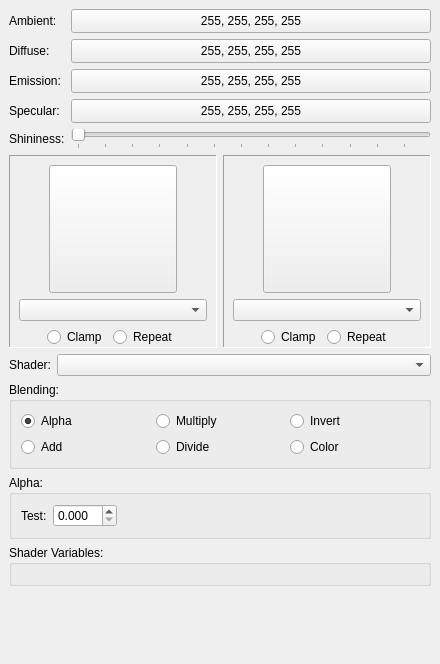
<?xml version="1.0" encoding="UTF-8"?>
<ui version="4.0">
 <class>MaterialInfo</class>
 <widget class="QWidget" name="MaterialInfo">
  <property name="geometry">
   <rect>
    <x>0</x>
    <y>0</y>
    <width>440</width>
    <height>664</height>
   </rect>
  </property>
  <property name="windowTitle">
   <string>Form</string>
  </property>
  <layout class="QVBoxLayout" name="verticalLayout">
   <property name="leftMargin">
    <number>0</number>
   </property>
   <property name="topMargin">
    <number>0</number>
   </property>
   <property name="rightMargin">
    <number>0</number>
   </property>
   <property name="bottomMargin">
    <number>0</number>
   </property>
   <item>
    <layout class="QHBoxLayout" name="layoutToolBar"/>
   </item>
   <item>
    <widget class="QScrollArea" name="scrollArea">
     <property name="frameShape">
      <enum>QFrame::NoFrame</enum>
     </property>
     <property name="widgetResizable">
      <bool>true</bool>
     </property>
     <widget class="QWidget" name="scrollAreaWidgetContents">
      <property name="geometry">
       <rect>
        <x>0</x>
        <y>0</y>
        <width>440</width>
        <height>652</height>
       </rect>
      </property>
      <layout class="QVBoxLayout" name="verticalLayout_4">
       <item>
        <widget class="QWidget" name="widget" native="true">
         <layout class="QGridLayout" name="gridLayout_5">
          <property name="leftMargin">
           <number>0</number>
          </property>
          <property name="topMargin">
           <number>0</number>
          </property>
          <property name="rightMargin">
           <number>0</number>
          </property>
          <property name="bottomMargin">
           <number>0</number>
          </property>
          <item row="4" column="0">
           <widget class="QLabel" name="label_3">
            <property name="text">
             <string>Emission:</string>
            </property>
           </widget>
          </item>
          <item row="6" column="1">
           <widget class="QPushButton" name="btnColorSpecular">
            <property name="minimumSize">
             <size>
              <width>0</width>
              <height>24</height>
             </size>
            </property>
            <property name="cursor">
             <cursorShape>PointingHandCursor</cursorShape>
            </property>
            <property name="text">
             <string>255, 255, 255, 255</string>
            </property>
           </widget>
          </item>
          <item row="6" column="0">
           <widget class="QLabel" name="label_4">
            <property name="text">
             <string>Specular:</string>
            </property>
           </widget>
          </item>
          <item row="0" column="0">
           <widget class="QLabel" name="label">
            <property name="text">
             <string>Ambient:</string>
            </property>
           </widget>
          </item>
          <item row="7" column="0">
           <widget class="QLabel" name="label_5">
            <property name="text">
             <string>Shininess:</string>
            </property>
           </widget>
          </item>
          <item row="2" column="0">
           <widget class="QLabel" name="label_2">
            <property name="text">
             <string>Diffuse:</string>
            </property>
           </widget>
          </item>
          <item row="4" column="1">
           <widget class="QPushButton" name="btnColorEmission">
            <property name="minimumSize">
             <size>
              <width>0</width>
              <height>24</height>
             </size>
            </property>
            <property name="cursor">
             <cursorShape>PointingHandCursor</cursorShape>
            </property>
            <property name="text">
             <string>255, 255, 255, 255</string>
            </property>
           </widget>
          </item>
          <item row="7" column="1">
           <widget class="QSlider" name="sldShininess">
            <property name="minimum">
             <number>1</number>
            </property>
            <property name="maximum">
             <number>128</number>
            </property>
            <property name="orientation">
             <enum>Qt::Horizontal</enum>
            </property>
            <property name="tickPosition">
             <enum>QSlider::TicksBelow</enum>
            </property>
           </widget>
          </item>
          <item row="2" column="1">
           <widget class="QPushButton" name="btnColorDiffuse">
            <property name="minimumSize">
             <size>
              <width>0</width>
              <height>24</height>
             </size>
            </property>
            <property name="cursor">
             <cursorShape>PointingHandCursor</cursorShape>
            </property>
            <property name="text">
             <string>255, 255, 255, 255</string>
            </property>
           </widget>
          </item>
          <item row="0" column="1">
           <widget class="QPushButton" name="btnColorAmbient">
            <property name="minimumSize">
             <size>
              <width>0</width>
              <height>24</height>
             </size>
            </property>
            <property name="cursor">
             <cursorShape>PointingHandCursor</cursorShape>
            </property>
            <property name="text">
             <string>255, 255, 255, 255</string>
            </property>
           </widget>
          </item>
         </layout>
        </widget>
       </item>
       <item>
        <widget class="QWidget" name="widgetTextures" native="true">
         <layout class="QHBoxLayout" name="horizontalLayout_5">
          <property name="leftMargin">
           <number>0</number>
          </property>
          <property name="topMargin">
           <number>0</number>
          </property>
          <property name="rightMargin">
           <number>0</number>
          </property>
          <property name="bottomMargin">
           <number>0</number>
          </property>
          <item>
           <spacer name="horizontalSpacer">
            <property name="orientation">
             <enum>Qt::Horizontal</enum>
            </property>
            <property name="sizeHint" stdset="0">
             <size>
              <width>0</width>
              <height>0</height>
             </size>
            </property>
           </spacer>
          </item>
          <item>
           <widget class="QFrame" name="frame_7">
            <property name="frameShape">
             <enum>QFrame::Panel</enum>
            </property>
            <property name="frameShadow">
             <enum>QFrame::Sunken</enum>
            </property>
            <layout class="QVBoxLayout" name="verticalLayout_3">
             <property name="leftMargin">
              <number>9</number>
             </property>
             <property name="topMargin">
              <number>9</number>
             </property>
             <property name="rightMargin">
              <number>9</number>
             </property>
             <property name="bottomMargin">
              <number>0</number>
             </property>
             <item>
              <widget class="QWidget" name="widget_2" native="true">
               <property name="sizePolicy">
                <sizepolicy hsizetype="Minimum" vsizetype="Minimum">
                 <horstretch>0</horstretch>
                 <verstretch>0</verstretch>
                </sizepolicy>
               </property>
               <property name="minimumSize">
                <size>
                 <width>128</width>
                 <height>128</height>
                </size>
               </property>
               <layout class="QGridLayout" name="gridLayout_3">
                <property name="leftMargin">
                 <number>0</number>
                </property>
                <property name="topMargin">
                 <number>0</number>
                </property>
                <property name="rightMargin">
                 <number>0</number>
                </property>
                <property name="bottomMargin">
                 <number>0</number>
                </property>
                <property name="spacing">
                 <number>0</number>
                </property>
                <item row="0" column="0">
                 <widget class="QPushButton" name="imgTexture1">
                  <property name="minimumSize">
                   <size>
                    <width>128</width>
                    <height>128</height>
                   </size>
                  </property>
                  <property name="maximumSize">
                   <size>
                    <width>128</width>
                    <height>128</height>
                   </size>
                  </property>
                  <property name="cursor">
                   <cursorShape>PointingHandCursor</cursorShape>
                  </property>
                  <property name="contextMenuPolicy">
                   <enum>Qt::CustomContextMenu</enum>
                  </property>
                  <property name="text">
                   <string/>
                  </property>
                  <property name="iconSize">
                   <size>
                    <width>128</width>
                    <height>128</height>
                   </size>
                  </property>
                  <property name="flat">
                   <bool>false</bool>
                  </property>
                 </widget>
                </item>
               </layout>
              </widget>
             </item>
             <item>
              <widget class="QComboBox" name="cmbTexture1"/>
             </item>
             <item>
              <widget class="QWidget" name="widget_4" native="true">
               <layout class="QHBoxLayout" name="horizontalLayout_3">
                <property name="leftMargin">
                 <number>0</number>
                </property>
                <property name="topMargin">
                 <number>0</number>
                </property>
                <property name="rightMargin">
                 <number>0</number>
                </property>
                <property name="bottomMargin">
                 <number>0</number>
                </property>
                <item>
                 <spacer name="horizontalSpacer_8">
                  <property name="orientation">
                   <enum>Qt::Horizontal</enum>
                  </property>
                  <property name="sizeHint" stdset="0">
                   <size>
                    <width>40</width>
                    <height>20</height>
                   </size>
                  </property>
                 </spacer>
                </item>
                <item>
                 <widget class="QRadioButton" name="rbClamp1">
                  <property name="text">
                   <string>Clamp</string>
                  </property>
                 </widget>
                </item>
                <item>
                 <widget class="QRadioButton" name="rbRepeat1">
                  <property name="text">
                   <string>Repeat</string>
                  </property>
                 </widget>
                </item>
                <item>
                 <spacer name="horizontalSpacer_9">
                  <property name="orientation">
                   <enum>Qt::Horizontal</enum>
                  </property>
                  <property name="sizeHint" stdset="0">
                   <size>
                    <width>40</width>
                    <height>20</height>
                   </size>
                  </property>
                 </spacer>
                </item>
               </layout>
              </widget>
             </item>
            </layout>
           </widget>
          </item>
          <item>
           <widget class="QFrame" name="frame_6">
            <property name="frameShape">
             <enum>QFrame::Panel</enum>
            </property>
            <property name="frameShadow">
             <enum>QFrame::Sunken</enum>
            </property>
            <layout class="QVBoxLayout" name="verticalLayout_2">
             <property name="leftMargin">
              <number>9</number>
             </property>
             <property name="topMargin">
              <number>9</number>
             </property>
             <property name="rightMargin">
              <number>9</number>
             </property>
             <property name="bottomMargin">
              <number>0</number>
             </property>
             <item>
              <widget class="QWidget" name="widget_3" native="true">
               <property name="sizePolicy">
                <sizepolicy hsizetype="Minimum" vsizetype="Minimum">
                 <horstretch>0</horstretch>
                 <verstretch>0</verstretch>
                </sizepolicy>
               </property>
               <property name="minimumSize">
                <size>
                 <width>128</width>
                 <height>128</height>
                </size>
               </property>
               <layout class="QGridLayout" name="gridLayout_4">
                <property name="leftMargin">
                 <number>0</number>
                </property>
                <property name="topMargin">
                 <number>0</number>
                </property>
                <property name="rightMargin">
                 <number>0</number>
                </property>
                <property name="bottomMargin">
                 <number>0</number>
                </property>
                <property name="spacing">
                 <number>0</number>
                </property>
                <item row="1" column="0">
                 <widget class="QPushButton" name="imgTexture2">
                  <property name="minimumSize">
                   <size>
                    <width>128</width>
                    <height>128</height>
                   </size>
                  </property>
                  <property name="maximumSize">
                   <size>
                    <width>128</width>
                    <height>128</height>
                   </size>
                  </property>
                  <property name="cursor">
                   <cursorShape>PointingHandCursor</cursorShape>
                  </property>
                  <property name="contextMenuPolicy">
                   <enum>Qt::CustomContextMenu</enum>
                  </property>
                  <property name="text">
                   <string/>
                  </property>
                  <property name="iconSize">
                   <size>
                    <width>128</width>
                    <height>128</height>
                   </size>
                  </property>
                  <property name="flat">
                   <bool>false</bool>
                  </property>
                 </widget>
                </item>
               </layout>
              </widget>
             </item>
             <item>
              <widget class="QComboBox" name="cmbTexture2"/>
             </item>
             <item>
              <widget class="QWidget" name="widget_5" native="true">
               <layout class="QHBoxLayout" name="horizontalLayout_4">
                <property name="leftMargin">
                 <number>0</number>
                </property>
                <property name="topMargin">
                 <number>0</number>
                </property>
                <property name="rightMargin">
                 <number>0</number>
                </property>
                <property name="bottomMargin">
                 <number>0</number>
                </property>
                <item>
                 <spacer name="horizontalSpacer_10">
                  <property name="orientation">
                   <enum>Qt::Horizontal</enum>
                  </property>
                  <property name="sizeHint" stdset="0">
                   <size>
                    <width>40</width>
                    <height>20</height>
                   </size>
                  </property>
                 </spacer>
                </item>
                <item>
                 <widget class="QRadioButton" name="rbClamp2">
                  <property name="text">
                   <string>Clamp</string>
                  </property>
                 </widget>
                </item>
                <item>
                 <widget class="QRadioButton" name="rbRepeat2">
                  <property name="text">
                   <string>Repeat</string>
                  </property>
                 </widget>
                </item>
                <item>
                 <spacer name="horizontalSpacer_11">
                  <property name="orientation">
                   <enum>Qt::Horizontal</enum>
                  </property>
                  <property name="sizeHint" stdset="0">
                   <size>
                    <width>40</width>
                    <height>20</height>
                   </size>
                  </property>
                 </spacer>
                </item>
               </layout>
              </widget>
             </item>
            </layout>
           </widget>
          </item>
          <item>
           <spacer name="horizontalSpacer_2">
            <property name="orientation">
             <enum>Qt::Horizontal</enum>
            </property>
            <property name="sizeHint" stdset="0">
             <size>
              <width>0</width>
              <height>0</height>
             </size>
            </property>
           </spacer>
          </item>
         </layout>
        </widget>
       </item>
       <item>
        <widget class="QWidget" name="widgetShader" native="true">
         <layout class="QHBoxLayout" name="horizontalLayout_2">
          <property name="leftMargin">
           <number>0</number>
          </property>
          <property name="topMargin">
           <number>0</number>
          </property>
          <property name="rightMargin">
           <number>0</number>
          </property>
          <property name="bottomMargin">
           <number>0</number>
          </property>
          <item>
           <widget class="QLabel" name="label_7">
            <property name="sizePolicy">
             <sizepolicy hsizetype="Maximum" vsizetype="Preferred">
              <horstretch>0</horstretch>
              <verstretch>0</verstretch>
             </sizepolicy>
            </property>
            <property name="text">
             <string>Shader:</string>
            </property>
           </widget>
          </item>
          <item>
           <widget class="QComboBox" name="cmbShader"/>
          </item>
         </layout>
        </widget>
       </item>
       <item>
        <widget class="QGroupBox" name="groupBox">
         <property name="title">
          <string>Blending:</string>
         </property>
         <layout class="QGridLayout" name="gridLayout_2">
          <item row="1" column="3">
           <widget class="QRadioButton" name="rbColor">
            <property name="text">
             <string>Color</string>
            </property>
           </widget>
          </item>
          <item row="1" column="0">
           <widget class="QRadioButton" name="rbAdd">
            <property name="text">
             <string>Add</string>
            </property>
           </widget>
          </item>
          <item row="1" column="2">
           <widget class="QRadioButton" name="rbDivide">
            <property name="text">
             <string>Divide</string>
            </property>
           </widget>
          </item>
          <item row="0" column="3">
           <widget class="QRadioButton" name="rbInvert">
            <property name="text">
             <string>Invert</string>
            </property>
           </widget>
          </item>
          <item row="0" column="0">
           <widget class="QRadioButton" name="rbAlpha">
            <property name="text">
             <string>Alpha</string>
            </property>
            <property name="checked">
             <bool>true</bool>
            </property>
           </widget>
          </item>
          <item row="0" column="2">
           <widget class="QRadioButton" name="rbMultiply">
            <property name="text">
             <string>Multiply</string>
            </property>
           </widget>
          </item>
         </layout>
        </widget>
       </item>
       <item>
        <widget class="QGroupBox" name="groupBox_2">
         <property name="title">
          <string>Alpha:</string>
         </property>
         <layout class="QHBoxLayout" name="horizontalLayout">
          <property name="leftMargin">
           <number>9</number>
          </property>
          <property name="topMargin">
           <number>9</number>
          </property>
          <property name="rightMargin">
           <number>9</number>
          </property>
          <property name="bottomMargin">
           <number>9</number>
          </property>
          <item>
           <widget class="QLabel" name="label_6">
            <property name="text">
             <string>Test:</string>
            </property>
           </widget>
          </item>
          <item>
           <widget class="QDoubleSpinBox" name="txtAlphaTest">
            <property name="minimumSize">
             <size>
              <width>64</width>
              <height>0</height>
             </size>
            </property>
            <property name="decimals">
             <number>3</number>
            </property>
            <property name="maximum">
             <double>1.000000000000000</double>
            </property>
            <property name="singleStep">
             <double>0.001000000000000</double>
            </property>
           </widget>
          </item>
          <item>
           <spacer name="horizontalSpacer_5">
            <property name="orientation">
             <enum>Qt::Horizontal</enum>
            </property>
            <property name="sizeHint" stdset="0">
             <size>
              <width>0</width>
              <height>0</height>
             </size>
            </property>
           </spacer>
          </item>
         </layout>
        </widget>
       </item>
       <item>
        <widget class="QGroupBox" name="gbShaderVars">
         <property name="title">
          <string>Shader Variables:</string>
         </property>
         <layout class="QVBoxLayout" name="layoutShaderVars"/>
        </widget>
       </item>
       <item>
        <spacer name="verticalSpacer">
         <property name="orientation">
          <enum>Qt::Vertical</enum>
         </property>
         <property name="sizeHint" stdset="0">
          <size>
           <width>20</width>
           <height>40</height>
          </size>
         </property>
        </spacer>
       </item>
      </layout>
     </widget>
    </widget>
   </item>
  </layout>
  <action name="actNew">
   <property name="icon">
    <iconset resource="MagicGameEditor.qrc">
     <normaloff>:/MagicGameEditor/Images/new.png</normaloff>:/MagicGameEditor/Images/new.png</iconset>
   </property>
   <property name="text">
    <string>New</string>
   </property>
   <property name="toolTip">
    <string>New Material</string>
   </property>
  </action>
  <action name="actDelete">
   <property name="icon">
    <iconset resource="MagicGameEditor.qrc">
     <normaloff>:/MagicGameEditor/Images/delete.png</normaloff>:/MagicGameEditor/Images/delete.png</iconset>
   </property>
   <property name="text">
    <string>Delete</string>
   </property>
   <property name="toolTip">
    <string>Delete Material</string>
   </property>
  </action>
  <action name="actSave">
   <property name="enabled">
    <bool>false</bool>
   </property>
   <property name="icon">
    <iconset resource="MagicGameEditor.qrc">
     <normaloff>:/MagicGameEditor/Images/save.png</normaloff>:/MagicGameEditor/Images/save.png</iconset>
   </property>
   <property name="text">
    <string>Save</string>
   </property>
   <property name="toolTip">
    <string>Save Material</string>
   </property>
  </action>
 </widget>
 <tabstops>
  <tabstop>btnColorAmbient</tabstop>
  <tabstop>btnColorDiffuse</tabstop>
  <tabstop>btnColorEmission</tabstop>
  <tabstop>btnColorSpecular</tabstop>
  <tabstop>sldShininess</tabstop>
  <tabstop>imgTexture1</tabstop>
  <tabstop>imgTexture2</tabstop>
  <tabstop>cmbTexture1</tabstop>
  <tabstop>cmbTexture2</tabstop>
  <tabstop>rbClamp1</tabstop>
  <tabstop>rbRepeat1</tabstop>
  <tabstop>rbClamp2</tabstop>
  <tabstop>rbRepeat2</tabstop>
  <tabstop>cmbShader</tabstop>
  <tabstop>rbAlpha</tabstop>
  <tabstop>rbAdd</tabstop>
  <tabstop>rbMultiply</tabstop>
  <tabstop>rbDivide</tabstop>
  <tabstop>rbInvert</tabstop>
  <tabstop>rbColor</tabstop>
  <tabstop>txtAlphaTest</tabstop>
 </tabstops>
 <resources>
  <include location="MagicGameEditor.qrc"/>
 </resources>
 <connections/>
</ui>
